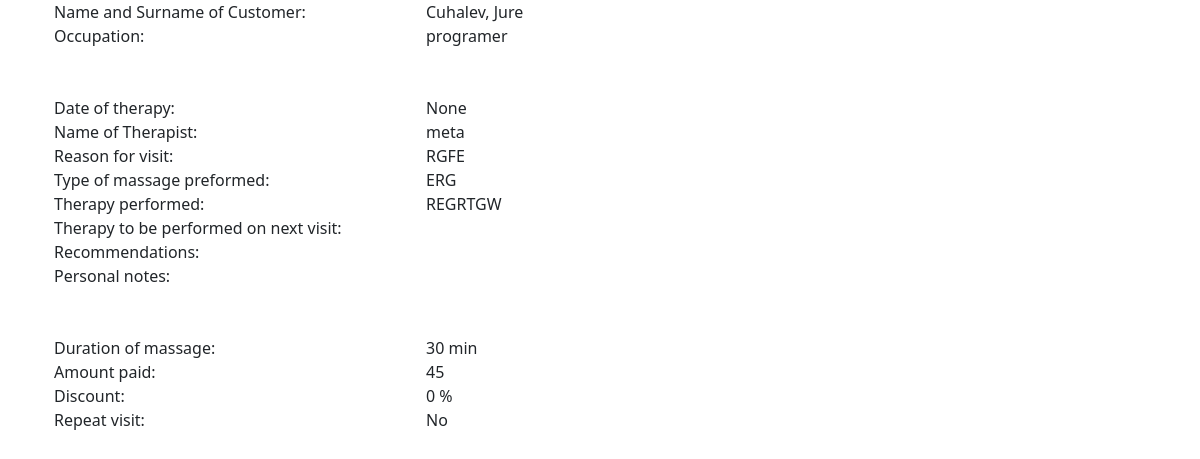
/massage_list/6/detail/, run on the app's committed database.
### web/models.py (models this page shows, shortened)
class Massage(models.Model):
    customer = models.ForeignKey('Customer', on_delete=models.CASCADE, )
    therapist = models.ForeignKey(User, on_delete=models.CASCADE, )
    massage_date = models.DateTimeField(blank=True,
                                        null=True)  # needs to be date of current massage; can be changed n request by user (not neccessarily entered the same date as therapy done)
    reason_for_visit = models.TextField(default='')
    kind = models.CharField(max_length=300)
    massage_notes = models.TextField(default='')
    next_visit = models.TextField(default='', blank=True)
    recommendations = models.TextField(default='', blank=True)
    personal_notes = models.TextField(default='', blank=True)
    duration = models.CharField(max_length=200, default='')
    amount = models.CharField(max_length=200, default='')
    discount = models.CharField(max_length=200, default=0, blank=True)
    repeat_visit = models.BooleanField(default=False)
    added = models.DateTimeField(auto_now_add=True)
    changed = models.DateTimeField(auto_now=True)

class Customer(models.Model):
    name = models.CharField(max_length=200)
    surname = models.CharField(max_length=200)
    email = models.EmailField(max_length=254)
    phone = models.CharField(max_length=100)
    occupation = models.CharField(max_length=200)
    previous_massage = models.BooleanField(default=False)
    salon_choice = models.CharField(max_length=200, default='')
    frequency = models.CharField(max_length=200, default='')
    referral = models.CharField(max_length=200, default='')
    def __str__(self):
        return f'{self.surname}, {self.name}'

### web/views.py (the view)
# urls.py: path('massage_list/<int:pk>/detail/', views.massage_detail, name='massage_detail'),
def massage_detail(request, pk):
    massage = get_object_or_404(Massage, pk=pk)
    return render(request,
                  'web/massage_detail.html',
                  {'massage': massage})

### web/templates/web/massage_detail.html (shortened to what this page needs)
{% extends "base.html" %}
{% block content %}
<div class="container text-left">
    <div>
        <div class="row">
            <div class="col-sm-4">Name and Surname of Customer:</div>
            <div class="col-sm-8">{{massage.customer}}</div>
        </div>
        <div class="row">
            <div class="col-sm-4">Occupation:</div>
            <div class="col-sm-8">{{massage.customer.occupation}}</div>
        </div>
    </div>
    <br>
    <br>
    <div>
        <div class="row">
            <div class="col-sm-4">Date of therapy:</div>
            <div class="col-sm-8">{{massage.massage_date}}</div>
        </div>
        <div class="row">
            <div class="col-sm-4">Name of Therapist:</div>
            <div class="col-sm-8">{{massage.therapist}}</div>
        </div>
                <div class="row">
            <div class="col-sm-4">Reason for visit:</div>
            <div class="col-sm-8">{{massage.reason_for_visit}}</div>
        </div>
        <div class="row">
            <div class="col-sm-4">Type of massage preformed:</div>
            <div class="col-sm-8">{{massage.kind}}</div>
        </div>
        <div class="row">
            <div class="col-sm-4">Therapy performed:</div>
            <div class="col-sm-8">{{massage.massage_notes}}</div>
        </div>
        <div class="row">
            <div class="col-sm-4">Therapy to be performed on next visit:</div>
            <div class="col-sm-8">{{massage.next_visit}}</div>
        </div>
        <div class="row">
            <div class="col-sm-4">Recommendations:</div>
            <div class="col-sm-8">{{massage.recommendations}}</div>
        </div>
        <div class="row">
            <div class="col-sm-4">Personal notes:</div>
            <div class="col-sm-8">{{massage.personal_notes}}</div>
        </div>
    </div>
    <br>
    <br>
    <div>
        <div class="row">
            <div class="col-sm-4">Duration of massage:</div>
            <div class="col-sm-8">{{massage.duration}}</div>
        </div>
        <div class="row">
            <div class="col-sm-4">Amount paid:</div>
            <div class="col-sm-8">{{massage.amount}}</div>
        </div>
        <div class="row">
            <div class="col-sm-4">Discount:</div>
            <div class="col-sm-8">{{massage.discount}} %</div>
        </div>
        <div class="row">
            <div class="col-sm-4">Repeat visit:</div>
            <div class="col-sm-8">
                {% if massage.repeat_visit %}
                Yes
                {% else %}
                No
                {% endif %}
            </div>
        </div>
    </div>
</div>
{% endblock %}

### data on the page
Massage: customer "Cuhalev, Jure", customer.occupation "programer", massage_date "None", therapist "meta", reason_for_visit "RGFE", kind "ERG", massage_notes "REGRTGW", duration "30 min", amount "45", discount "0"
